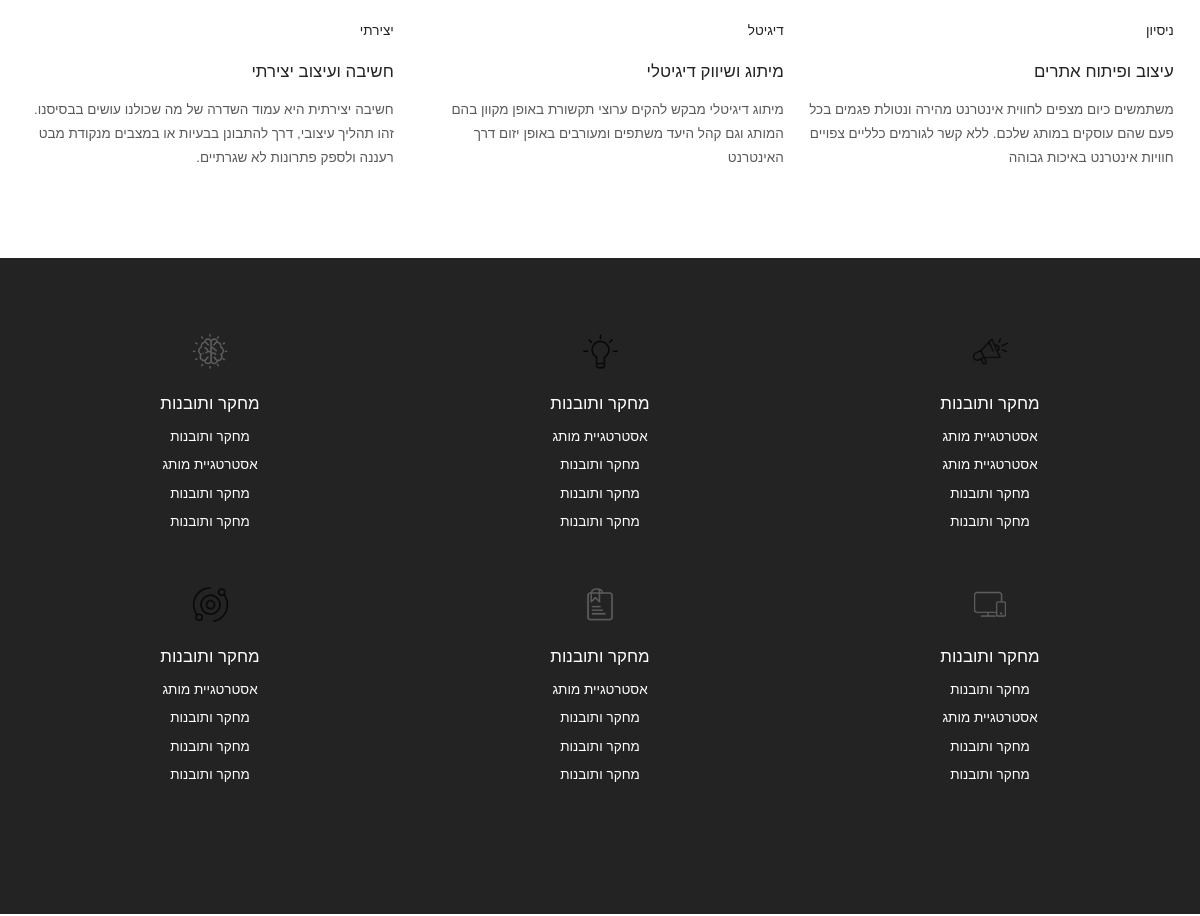
/services/ (middle part), run on an earlier commit of the app's database.
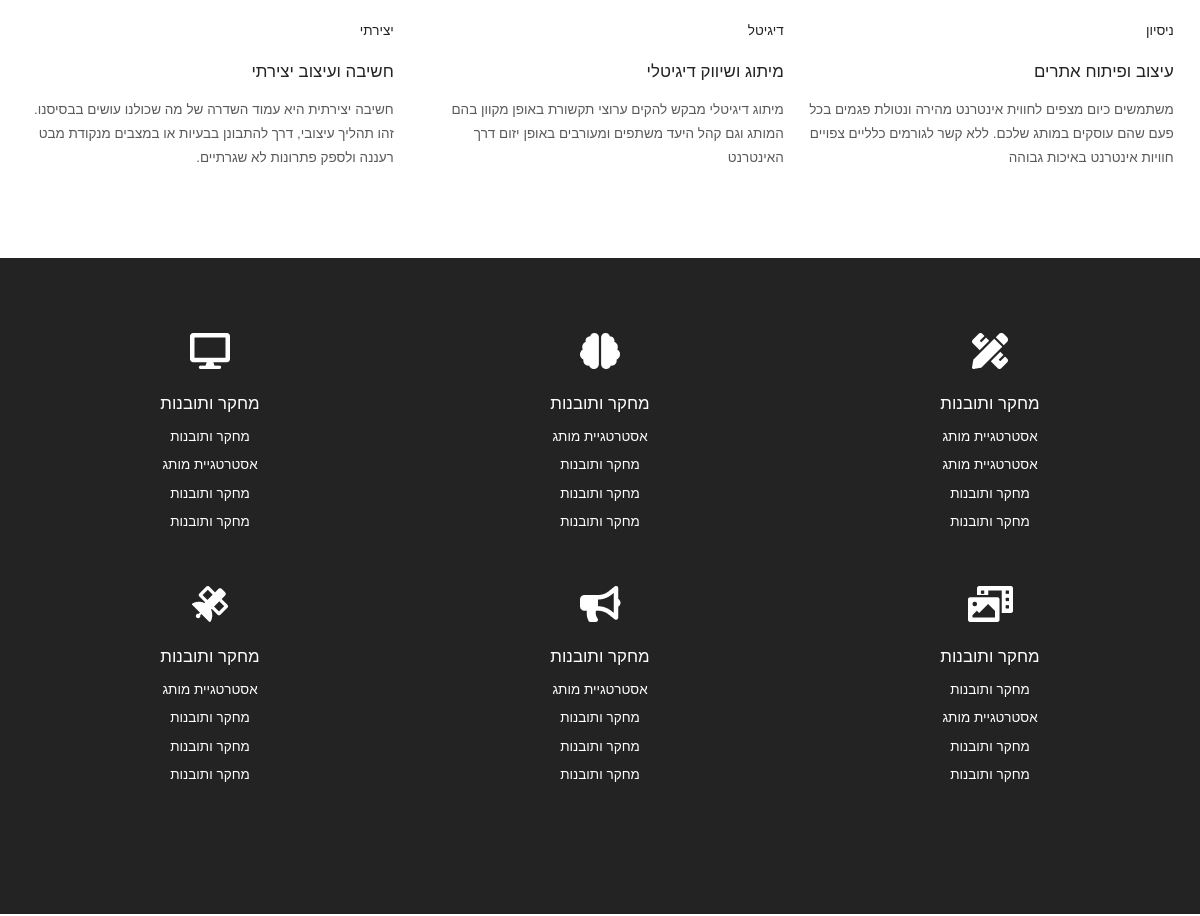
And on a later commit of the database.
### service/models.py (models this page shows, shortened)
class Service_Categories(models.Model):
  icon = models.ImageField(upload_to="images/")
  title = models.CharField(max_length=200)

### service/views.py (the view)
# urls.py: path('services/', include('service.urls')),
def service(request):
  cover = Cover.objects.all()[0]
  service_fields = Service_Fields.objects.all()[:3]
  service_categories = Service_Categories.objects.all()[:6]
  service_tag = Service_Tag.objects.all()
  why_work = Why_Work.objects.all()[:3]
  context = {
      'cover': cover,
      'service_fields': service_fields,
      'service_categories': service_categories,
      'service_tag': service_tag,
      'why_work': why_work
  }
  return render(request, 'service/services.html', context)

### service/templates/service/services.html (shortened to what this page needs)
<!DOCTYPE html>
<html lang="en" dir="rtl">
{% load staticfiles %}
    <link rel="stylesheet" href="https://cdnjs.cloudflare.com/ajax/libs/materialize/1.0.0/css/materialize.min.css">
    <link href="https://unpkg.com/aos@2.3.1/dist/aos.css" rel="stylesheet">
    <link rel="stylesheet" href="https://cdnjs.cloudflare.com/ajax/libs/font-awesome/5.13.0/css/all.min.css">
    <link rel="stylesheet" href="{% static 'css/styles.min.css' %}">
<body>
    <div class="container section-padding-a">
        <div class="row">
            <div class="col l12" data-aos="fade-up">
            </div>
            {% for service in service_fields %}
            <div class="col l4">
                <div class="service-we-provide">
                    <p class="paragraph-small p-medium">{{service.category}}</p>
                    <h5 class="heading-small">{{service.title}}</h5>
                    <p class="paragraph-small light-dark-text">{{service.summary}}</p>
                </div>
            </div>
            {% endfor %}
        </div>
    </div>
    <div class="bgm-dark">
        <div class="container">
            <div class="row section-padding-a">
                {%  for sc in service_categories  %}
                <div class="col l4 center white-text sp-30" data-aos="fade-up">
                    <div class="mb-3">
                        <img src="{{ sc.icon.url}}" alt="" height="36">
                        <h6 class="heading-small mt-2">{{sc.title}}</h6>
                        {% for st in service_tag %}
                        {% if st.service_categories_id == sc.id %}
                        <p class="paragraph-small lh-110">{{st.tag}}</p>
                        {% endif %}
                        {% endfor %}
                    </div>
                </div>
                  {% endfor %}
            </div>
        </div>
    </div>
</body>
</html>

What changed in the data, as far as the page shows it:
changed Service_Categories (number 1 of 6 on the later page): icon: a different picture
changed Service_Categories (number 2 of 6 on the later page): icon: a different picture
changed Service_Categories (number 3 of 6 on the later page): icon: a different picture
changed Service_Categories (number 4 of 6 on the later page): icon: a different picture
changed Service_Categories (number 5 of 6 on the later page): icon: a different picture
changed Service_Categories (number 6 of 6 on the later page): icon: a different picture
